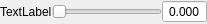
<?xml version="1.0" encoding="UTF-8"?>
<ui version="4.0">
 <class>ValueSlider</class>
 <widget class="QWidget" name="ValueSlider">
  <property name="geometry">
   <rect>
    <x>0</x>
    <y>0</y>
    <width>207</width>
    <height>24</height>
   </rect>
  </property>
  <property name="minimumSize">
   <size>
    <width>64</width>
    <height>0</height>
   </size>
  </property>
  <property name="windowTitle">
   <string>Form</string>
  </property>
  <layout class="QHBoxLayout" name="horizontalLayout">
   <property name="spacing">
    <number>0</number>
   </property>
   <property name="leftMargin">
    <number>0</number>
   </property>
   <property name="topMargin">
    <number>0</number>
   </property>
   <property name="rightMargin">
    <number>0</number>
   </property>
   <property name="bottomMargin">
    <number>0</number>
   </property>
   <item>
    <widget class="QLabel" name="label">
     <property name="text">
      <string>TextLabel</string>
     </property>
    </widget>
   </item>
   <item>
    <widget class="QSlider" name="horizontalSlider">
     <property name="orientation">
      <enum>Qt::Horizontal</enum>
     </property>
    </widget>
   </item>
   <item>
    <widget class="QDoubleSpinBox" name="value">
     <property name="sizePolicy">
      <sizepolicy hsizetype="Minimum" vsizetype="Fixed">
       <horstretch>0</horstretch>
       <verstretch>0</verstretch>
      </sizepolicy>
     </property>
     <property name="wrapping">
      <bool>false</bool>
     </property>
     <property name="frame">
      <bool>true</bool>
     </property>
     <property name="alignment">
      <set>Qt::AlignCenter</set>
     </property>
     <property name="buttonSymbols">
      <enum>QAbstractSpinBox::NoButtons</enum>
     </property>
     <property name="accelerated">
      <bool>true</bool>
     </property>
     <property name="prefix">
      <string notr="true"/>
     </property>
     <property name="suffix">
      <string notr="true"/>
     </property>
     <property name="decimals">
      <number>3</number>
     </property>
     <property name="minimum">
      <double>-1.000000000000000</double>
     </property>
     <property name="maximum">
      <double>1.000000000000000</double>
     </property>
     <property name="singleStep">
      <double>0.050000000000000</double>
     </property>
    </widget>
   </item>
  </layout>
 </widget>
 <resources/>
 <connections/>
</ui>
